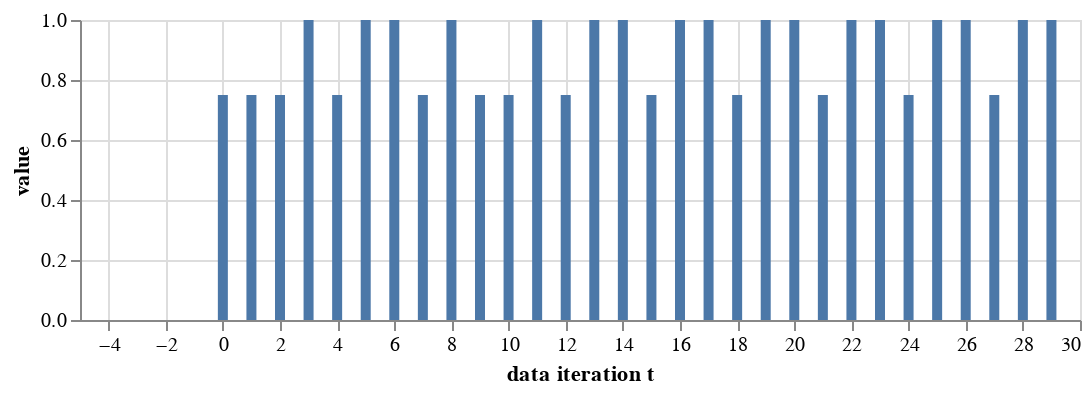

Notebook code cell kept with this figure:
### Code cell
acc_rate = particles.acceptances.astype(float)/particles.counts.astype(float)
acc_rate = pd.DataFrame(np.round(acc_rate[:,particles.ess.astype(int)], 2))
acc_rate['param'] = np.arange(acc_rate.shape[0])
acc_rate = acc_rate.melt(id_vars = 'param', var_name = 't')

c = alt.Chart(acc_rate[acc_rate.param == 2]).mark_bar().encode(
    alt.X('t:Q', title='data iteration t'),
    alt.Y('value:Q')
    ).properties(width=500, height=150)
c

### Figure 1 — Vega-Lite specification as saved in the notebook (floating-point values rounded to 4 significant figures)
{"config": {"view": {"continuousWidth": 400, "continuousHeight": 300}}, "data": {"name": "data-6fa70e495bf41910b7cad7384653e623"}, "mark": "bar", "encoding": {"x": {"type": "quantitative", "field": "t", "title": "data iteration t"}, "y": {"type": "quantitative", "field": "value"}}, "height": 150, "width": 500, "$schema": "https://vega.github.io/schema/vega-lite/v4.8.1.json", "datasets": {"data-6fa70e495bf41910b7cad7384653e623": [{"param": 2, "t": 0, "value": 0.75}, {"param": 2, "t": 1, "value": 0.75}, {"param": 2, "t": 2, "value": 0.75}, {"param": 2, "t": 3, "value": 1.0}, {"param": 2, "t": 4, "value": 0.75}, {"param": 2, "t": 5, "value": 1.0}, {"param": 2, "t": 6, "value": 1.0}, {"param": 2, "t": 7, "value": 0.75}, {"param": 2, "t": 8, "value": 1.0}, {"param": 2, "t": 9, "value": 0.75}, {"param": 2, "t": 10, "value": 0.75}, {"param": 2, "t": 11, "value": 1.0}, {"param": 2, "t": 12, "value": 0.75}, {"param": 2, "t": 13, "value": 1.0}, {"param": 2, "t": 14, "value": 1.0}, {"param": 2, "t": 15, "value": 0.75}, {"param": 2, "t": 16, "value": 1.0}, {"param": 2, "t": 17, "value": 1.0}, {"param": 2, "t": 18, "value": 0.75}, {"param": 2, "t": 19, "value": 1.0}, {"param": 2, "t": 20, "value": 1.0}, {"param": 2, "t": 21, "value": 0.75}, {"param": 2, "t": 22, "value": 1.0}, {"param": 2, "t": 23, "value": 1.0}, {"param": 2, "t": 24, "value": 0.75}, {"param": 2, "t": 25, "value": 1.0}, {"param": 2, "t": 26, "value": 1.0}, {"param": 2, "t": 27, "value": 0.75}, {"param": 2, "t": 28, "value": 1.0}, {"param": 2, "t": 29, "value": 1.0}]}}
